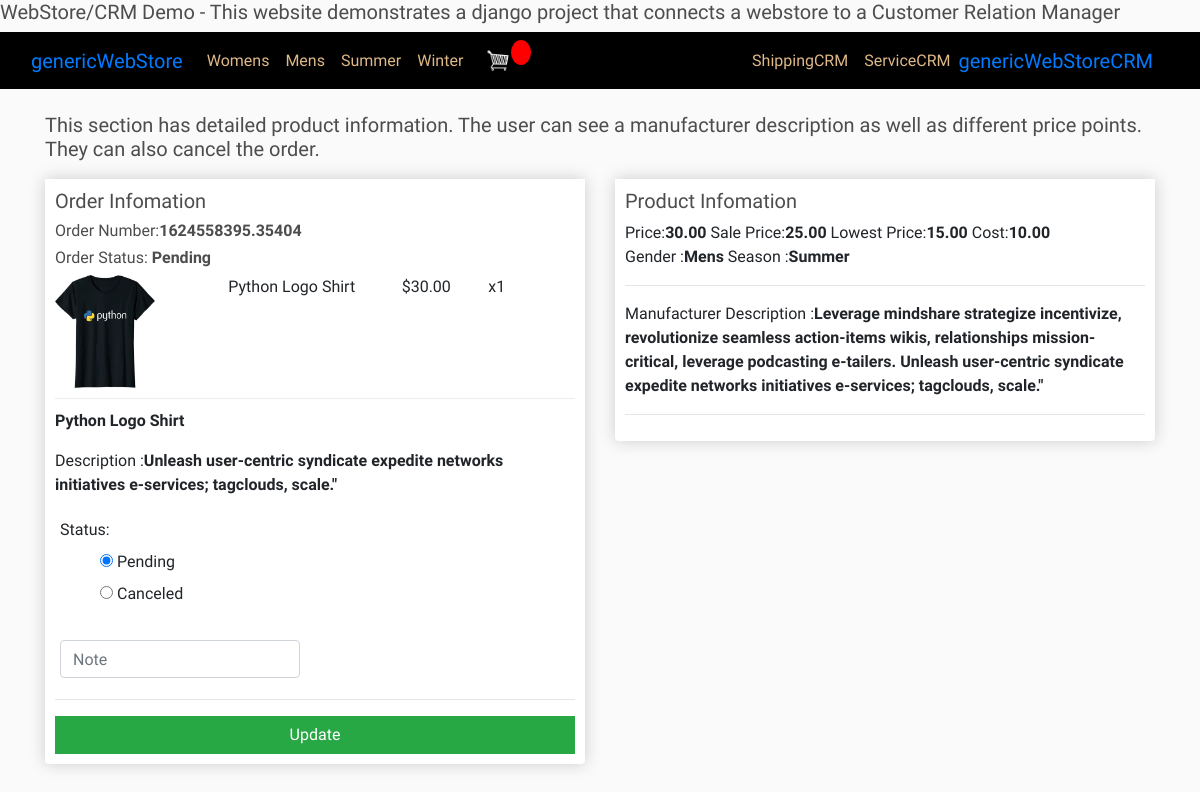
The page /serviceOrder/14/ on the database its author committed.
### store/models.py (models this page shows, shortened)
class ShippingAddress(models.Model):
	STATUS = (
			('Pending', 'Pending'),
			('Picked', 'Picked'),
			('Shipped', 'Shipped'),
			('Canceled', 'Canceled'),
			)
	customer = models.ForeignKey(Customer, on_delete=models.SET_NULL, null=True)
	order = models.ForeignKey(Order, on_delete=models.SET_NULL, null=True)
	orderItem = models.ManyToManyField(OrderItem)
	address = models.CharField(max_length=200, null=False)
	city = models.CharField(max_length=200, null=False)
	state = models.CharField(max_length=200, null=False)
	zipcode = models.CharField(max_length=200, null=False)
	date_added = models.DateTimeField(auto_now_add=True)
	status = models.CharField(max_length=200, null=True,blank=True, choices=STATUS, default="Pending")
	note = models.CharField(max_length=1000, null=True, blank=True)

class Order(models.Model):
	customer = models.ForeignKey(Customer, on_delete=models.SET_NULL, null=True, blank=True)
	date_ordered = models.DateTimeField(auto_now_add=True)
	complete = models.BooleanField(default=False)
	transaction_id = models.CharField(max_length=100, null=True)
	def __str__(self):
		return str(self.transaction_id)

class OrderItem(models.Model):
	product = models.ForeignKey(Product, on_delete=models.SET_NULL, null=True)
	order = models.ForeignKey(Order, on_delete=models.SET_NULL, null=True)
	quantity = models.IntegerField(default=0, null=True, blank=True)
	date_added = models.DateTimeField(auto_now_add=True)

class Product(models.Model):
	sCATEGORY = (
			('Summer', 'Summer'),
			('Winter', 'Winter'),
			)
	gCATEGORY = (
			('Womens', 'Womens'),
			('Mens', 'Mens'),
			)
	LOCATION = (
			('001','001'),
			('002','002'),
			('003','003'),
			('004','004'),
			('005','005'),
			('006','006'),
			('007','007'),
			)
	name = models.CharField(max_length=200)
	description = models.CharField(max_length=200, null=True, blank=True)
	genderCategory = models.CharField(max_length=200, null=True, choices=gCATEGORY)
	seasonCategory = models.CharField(max_length=200, null=True, choices=sCATEGORY)
	price = models.FloatField()
	slPrice = models.FloatField(null=True, blank=True)
	lwstPrice = models.FloatField(null=True, blank=True)
	cost = models.FloatField(null=True, blank=True)
	location = models.CharField(max_length=200, null=True, choices=LOCATION)
	mnfDscptn = models.TextField(null=True, blank=True)
	mnfBrCd = models.CharField(max_length=200, default=False)
	digital = models.BooleanField(default=False,null=True, blank=True)
	image = models.ImageField(null=True, blank=True)
	image2 = models.ImageField(null=True, blank=True)
	image3 = models.ImageField(null=True, blank=True)
	date_created = models.DateTimeField(auto_now_add=True, null=True)
	tags = models.ManyToManyField(Tag)
	newItem = models.BooleanField(default=False,null=True, blank=True)
	whatsHot = models.BooleanField(default=False,null=True, blank=True)
	promo = models.BooleanField(default=False,null=True, blank=True)
	@property
	def imageURL(self):
		try:
			url = self.image.url
		except:
			url = ''
		return url

### CRM/views.py (the view)
# urls.py: path('serviceOrder/<str:pk>/', views.serviceOrder, name="serviceOrder"),
def serviceOrder(request, pk):
    address = ShippingAddress.objects.get(id=pk)
    form = ServiceForm(request.POST or None, instance=address)
    if request.method == "POST":
        if form.is_valid():
            form.save()
            return HttpResponseRedirect('/')
    context = {'address': address, 'form':form}
    return render(request, 'CRM/serviceOrder.html', context)

### store/forms.py
class ServiceForm(forms.ModelForm):
    status = forms.ChoiceField(
        choices= (('Pending', 'Pending'), ('Canceled', 'Canceled'),),
        required=False,
        widget=forms.RadioSelect()
        )
    class Meta:
        model = ShippingAddress
        fields = ('status', 'note')
        widgets = {
        'note':forms.TextInput(
            attrs={'class': 'form-control', 'placeholder':'Note',}),
        }

### CRM/templates/CRM/serviceOrder.html
{% extends 'store/main.html' %}
{% load static %}
{% block content %}
<h5>This section has detailed product information.  The user can see a manufacturer description as well as different price points.  They can also cancel the order.  </h5>
<div class="row">
    <div class="col-lg-6">
        <div class="box-element product">
            <h5>Order Infomation</h5>
            <h6>Order Number:<strong>{{ address.order }}</strong></h6>
            <h6>Order Status: <strong>{{ address.status }}</strong></h6>
				{% for item in address.order.orderitem_set.all %}
				<div class="cart-row">
					<div style="flex:2"><img class="row-image" src="{{item.product.imageURL}}"></div>
					<div style="flex:2"><p>{{item.product.name}}</p></div>
					<div style="flex:1"><p>${{item.product.price|floatformat:2}}</p></div>
					<div style="flex:1"><p>x{{item.quantity}}</p></div>
				</div>
                <div style="flex:2"><p><strong>{{item.product.name}}</strong></p></div>
                <p>Description :<strong>{{ item.product.description }}</strong></p>
                <form id="form" action="" method="post">{% csrf_token %}
                    {% for field in form %}
                        {% if field.name == 'status' %}
                        <div id="user-info">
                            <div class="form-field">
                                {{ field.label_tag }}
                                <ul style="list-style:none">
                                {% for checkbox in field %}
                                <li>
                                    <label for="{{ checkbox.id_for_label }}">
                                        {{ checkbox.tag }}
                                        {{ checkbox.choice_label }}
                                    </label>
                            </li>
                                {% endfor %}
                                </ul>
                            </div>
                        </div>
                        {% else %}
                        <div id="user-info">
                            <div class="form-field">
                                {{ field }}
                            </div>
                        </div>
                        {% endif %}
                    {% endfor %}
                    <hr>
                    <input id="form-button" class="btn btn-success btn-block" type="submit" value="Update">
                </form>
            </div>
        </div>
        <div class="col-lg-6">
            <div class="box-element product">
                <h5>Product Infomation</h5>
                <span>Price:<strong>{{ item.product.price }}0</strong></span>
                <span>Sale Price:<strong>{{ item.product.slPrice }}0</strong></span>
                <span>Lowest Price:<strong>{{ item.product.lwstPrice }}0</strong></span>
                <span>Cost:<strong>{{ item.product.cost }}0</strong></span>
<br>
                <span>Gender :<strong>{{ item.product.genderCategory }}</strong></span>
                <span>Season :<strong>{{ item.product.seasonCategory }}</strong></span>
                <hr>
                <p>Manufacturer Description :<strong>{{ item.product.mnfDscptn }}</strong></p>
                {% endfor %}
            <hr>
        </div>
    </div>
        </div>
{% endblock content %}

### static/css/main.css (style rules this page uses)
body { background-color: hsl(0, 0%, 98%); font-family: 'Tomorrow', sans-serif; }
h1,h2,h3,h4,h5,h6 { color:hsl(0, 0%, 30%); }
.box-element { box-shadow:hsl(0, 0%, 80%) 0 0 16px; background-color: #fff; border-radius: 4px; padding: 10px; }
.product { border-radius: 0 0 4px 4px; }
.col-lg-4, .col-lg-6, .col-lg-8, .col-lg-12 { margin-top: 10px; }
.btn { border-radius: 0; }
.row-image { width: 100px; }
.form-field { width:250px; display: inline-block; padding: 5px; }
.cart-row { display: flex; align-items: flex-stretch; padding-bottom: 10px; margin-bottom: 10px; border-bottom: 1px solid #ececec; }

### rows shown on the page
ShippingAddress: order "1624558395.35404", status "Pending"
OrderItem: product.imageURL (picture), product.name "Python Logo Shirt", product.price "30.00", quantity "1", product.description "Unleash user-centric syndicate expedite networks initiatives e-services; tagclouds, scale.\"", label_tag "Status:", choice_label "Pending" "Canceled", product.price "30.0", product.slPrice "25.0", product.lwstPrice "15.0", product.cost "10.0", product.genderCategory "Mens", product.seasonCategory "Summer", product.mnfDscptn "Leverage mindshare strategize incentivize, revolutionize seamless action-items wikis, relationships mission-critical, leverage podcasting e-tailers. Unleash user-centric syndicate expedite networks initiatives e-services; tagclouds, scale.\""
